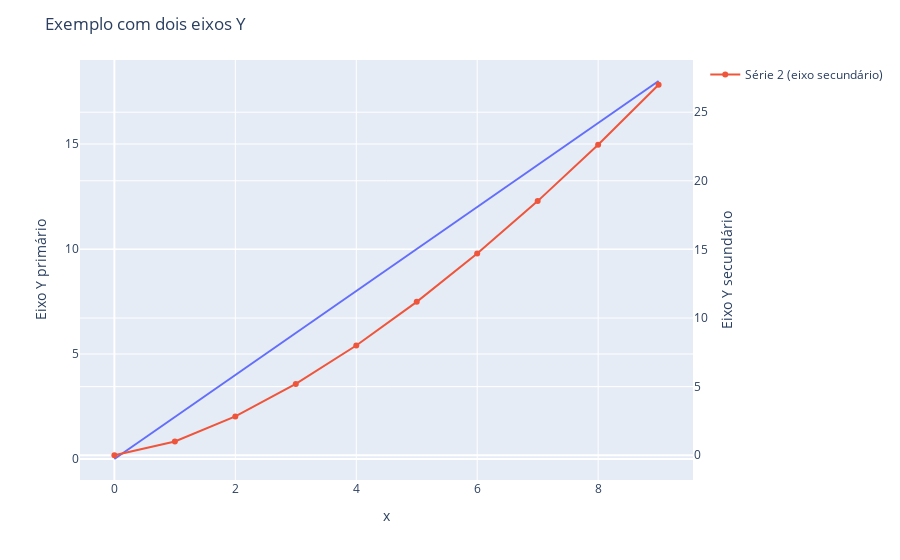

The cell this chart's notebook holds for it:
### Code cell
import plotly.express as px
import plotly.graph_objects as go

# Exemplo de dados
import pandas as pd
df = pd.DataFrame({
    "x": range(10),
    "y1": [v*2 for v in range(10)],
    "y2": [v**1.5 for v in range(10)]
})

# Cria primeiro gráfico com Plotly Express
fig = px.line(df, x="x", y="y1", labels={"y1": "Série 1"})

# Adiciona a segunda série com eixo Y secundário
fig.add_trace(
    go.Scatter(
        x=df["x"],
        y=df["y2"],
        name="Série 2 (eixo secundário)",
        yaxis="y2"
    )
)

# Define layout com eixo Y secundário
fig.update_layout(
    yaxis=dict(title="Eixo Y primário"),
    yaxis2=dict(
        title="Eixo Y secundário",
        overlaying="y",
        side="right"
    ),
    title="Exemplo com dois eixos Y"
)

fig.show()

### Figure 1 — Plotly figure (JSON) as saved in the notebook; plotly's stock layout.template omitted (floating-point values rounded to 4 significant figures)
{"data": [{"hovertemplate": "x=%{x}<br>Série 1=%{y}<extra></extra>", "legendgroup": "", "line": {"color": "#636efa", "dash": "solid"}, "marker": {"symbol": "circle"}, "mode": "lines", "name": "", "orientation": "v", "showlegend": false, "type": "scatter", "x": [0, 1, 2, 3, 4, 5, 6, 7, 8, 9], "xaxis": "x", "y": [0, 2, 4, 6, 8, 10, 12, 14, 16, 18], "yaxis": "y"}, {"name": "Série 2 (eixo secundário)", "type": "scatter", "x": [0, 1, 2, 3, 4, 5, 6, 7, 8, 9], "y": [0, 1, 2.828, 5.196, 8, 11.18, 14.7, 18.52, 22.63, 27], "yaxis": "y2"}], "layout": {"legend": {"tracegroupgap": 0}, "margin": {"t": 60}, "title": {"text": "Exemplo com dois eixos Y"}, "xaxis": {"anchor": "y", "domain": [0, 1], "title": {"text": "x"}}, "yaxis": {"anchor": "x", "domain": [0, 1], "title": {"text": "Eixo Y primário"}}, "yaxis2": {"overlaying": "y", "side": "right", "title": {"text": "Eixo Y secundário"}}}}
